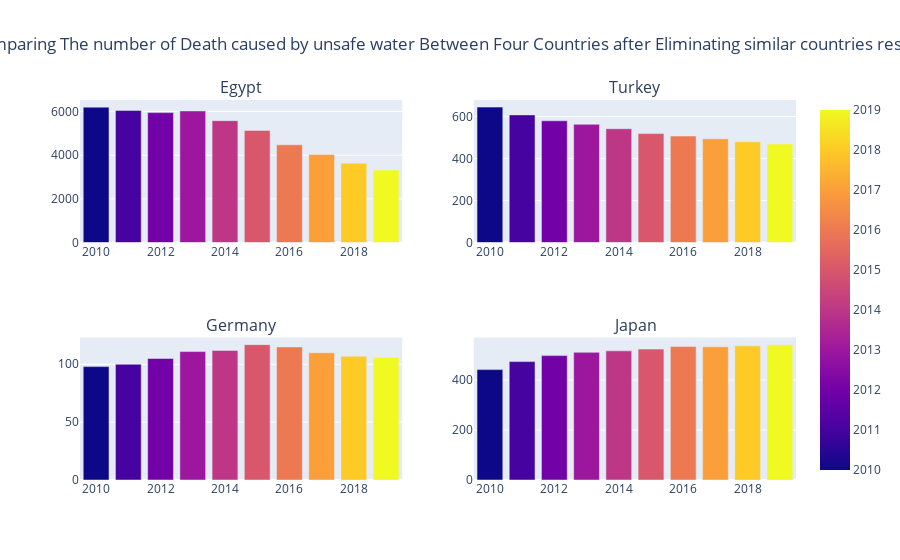

The notebook cell saved with this chart:
### Markdown cell above
<span style="color:#0F3460;font-size:19px; font-weight: bold;">2.1 displaying years, death after 2009 in bar chart</span>

### Code cell
figEGY = px.bar(df_OECD[(df_OECD['Entity'] == 'Egypt') & (df_OECD['Year'] > 2009 )],
             x='Year' , y='Unsafe water source',color='Year', title='Egypt')
figTUR = px.bar(df_OECD[(df_OECD['Entity'] == 'Turkey') & (df_OECD['Year'] > 2009 )],
             x='Year' , y='Unsafe water source',color='Year', title='Turkey')
figGER = px.bar(df_OECD[(df_OECD['Entity'] == 'Germany') & (df_OECD['Year'] > 2009 )],
             x='Year' , y='Unsafe water source',color='Year', title='Germany')
figJAP = px.bar(df_OECD[(df_OECD['Entity'] == 'Japan') & (df_OECD['Year'] > 2009 )],
             x='Year' , y='Unsafe water source',color='Year', title='Japan')



# plt.title('Comparing The number of Death caused by unsafe water Between Four Countries')

fig = make_subplots(rows=2, cols=2, subplot_titles=('Egypt','Turkey','Germany','Japan'))
fig.update_layout(title={
    'text': 'Comparing The number of Death caused by unsafe water Between Four Countries after Eliminating similar countries results',
    'x': 0.5,
    'xanchor': 'center'
})
fig.add_trace(figEGY['data'][0], row=1, col=1)
fig.add_trace(figTUR['data'][0], row=1, col=2)
fig.add_trace(figGER['data'][0], row=2, col=1)
fig.add_trace(figJAP['data'][0], row=2, col=2)
fig.show()

### Figure 1 — Plotly figure (JSON) as saved in the notebook; plotly's stock layout.template omitted (floating-point values rounded to 4 significant figures)
{"data": [{"alignmentgroup": "True", "hovertemplate": "Year=%{marker.color}<br>Unsafe water source=%{y}<extra></extra>", "legendgroup": "", "marker": {"color": [2010, 2011, 2012, 2013, 2014, 2015, 2016, 2017, 2018, 2019], "coloraxis": "coloraxis", "pattern": {"shape": ""}}, "name": "", "offsetgroup": "", "orientation": "v", "showlegend": false, "textposition": "auto", "type": "bar", "x": [2010, 2011, 2012, 2013, 2014, 2015, 2016, 2017, 2018, 2019], "xaxis": "x", "y": [6203, 6052, 5952, 6029, 5581, 5137, 4476, 4036, 3635, 3322], "yaxis": "y"}, {"alignmentgroup": "True", "hovertemplate": "Year=%{marker.color}<br>Unsafe water source=%{y}<extra></extra>", "legendgroup": "", "marker": {"color": [2010, 2011, 2012, 2013, 2014, 2015, 2016, 2017, 2018, 2019], "coloraxis": "coloraxis", "pattern": {"shape": ""}}, "name": "", "offsetgroup": "", "orientation": "v", "showlegend": false, "textposition": "auto", "type": "bar", "x": [2010, 2011, 2012, 2013, 2014, 2015, 2016, 2017, 2018, 2019], "xaxis": "x2", "y": [645, 608, 580, 563, 542, 519, 507, 494, 480, 469], "yaxis": "y2"}, {"alignmentgroup": "True", "hovertemplate": "Year=%{marker.color}<br>Unsafe water source=%{y}<extra></extra>", "legendgroup": "", "marker": {"color": [2010, 2011, 2012, 2013, 2014, 2015, 2016, 2017, 2018, 2019], "coloraxis": "coloraxis", "pattern": {"shape": ""}}, "name": "", "offsetgroup": "", "orientation": "v", "showlegend": false, "textposition": "auto", "type": "bar", "x": [2010, 2011, 2012, 2013, 2014, 2015, 2016, 2017, 2018, 2019], "xaxis": "x3", "y": [98, 100, 105, 111, 112, 117, 115, 110, 107, 106], "yaxis": "y3"}, {"alignmentgroup": "True", "hovertemplate": "Year=%{marker.color}<br>Unsafe water source=%{y}<extra></extra>", "legendgroup": "", "marker": {"color": [2010, 2011, 2012, 2013, 2014, 2015, 2016, 2017, 2018, 2019], "coloraxis": "coloraxis", "pattern": {"shape": ""}}, "name": "", "offsetgroup": "", "orientation": "v", "showlegend": false, "textposition": "auto", "type": "bar", "x": [2010, 2011, 2012, 2013, 2014, 2015, 2016, 2017, 2018, 2019], "xaxis": "x4", "y": [442, 474, 498, 511, 517, 524, 534, 533, 537, 542], "yaxis": "y4"}], "layout": {"annotations": [{"font": {"size": 16}, "showarrow": false, "text": "Egypt", "x": 0.225, "xanchor": "center", "xref": "paper", "y": 1, "yanchor": "bottom", "yref": "paper"}, {"font": {"size": 16}, "showarrow": false, "text": "Turkey", "x": 0.775, "xanchor": "center", "xref": "paper", "y": 1, "yanchor": "bottom", "yref": "paper"}, {"font": {"size": 16}, "showarrow": false, "text": "Germany", "x": 0.225, "xanchor": "center", "xref": "paper", "y": 0.375, "yanchor": "bottom", "yref": "paper"}, {"font": {"size": 16}, "showarrow": false, "text": "Japan", "x": 0.775, "xanchor": "center", "xref": "paper", "y": 0.375, "yanchor": "bottom", "yref": "paper"}], "title": {"text": "Comparing The number of Death caused by unsafe water Between Four Countries after Eliminating similar countries results", "x": 0.5, "xanchor": "center"}, "xaxis": {"anchor": "y", "domain": [0, 0.45]}, "xaxis2": {"anchor": "y2", "domain": [0.55, 1]}, "xaxis3": {"anchor": "y3", "domain": [0, 0.45]}, "xaxis4": {"anchor": "y4", "domain": [0.55, 1]}, "yaxis": {"anchor": "x", "domain": [0.625, 1]}, "yaxis2": {"anchor": "x2", "domain": [0.625, 1]}, "yaxis3": {"anchor": "x3", "domain": [0, 0.375]}, "yaxis4": {"anchor": "x4", "domain": [0, 0.375]}}}
